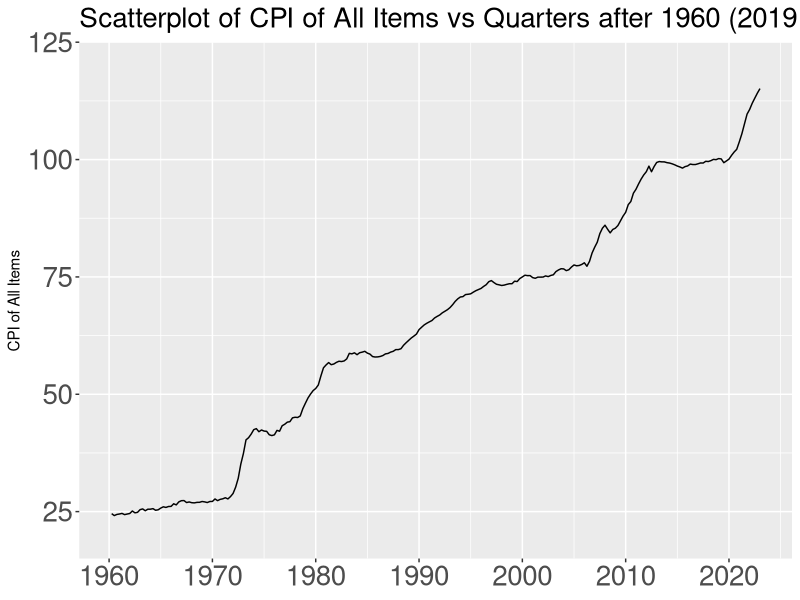
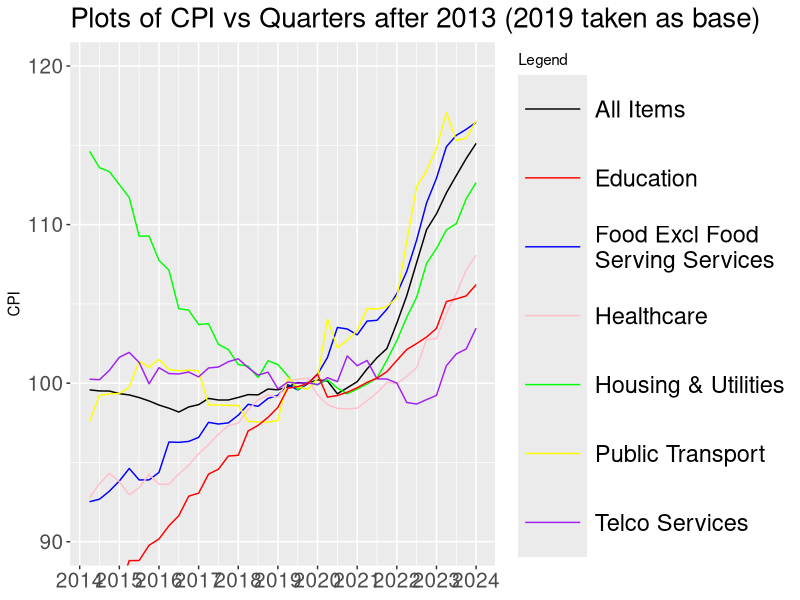
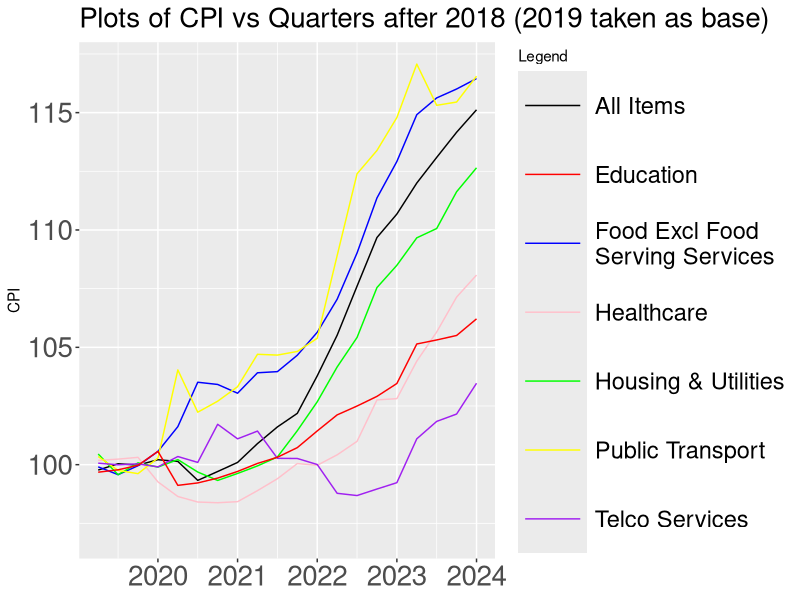
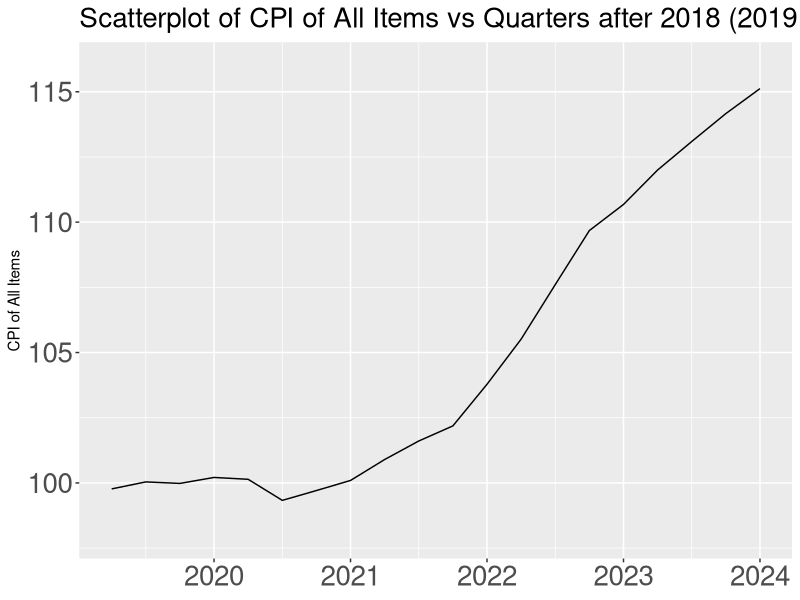
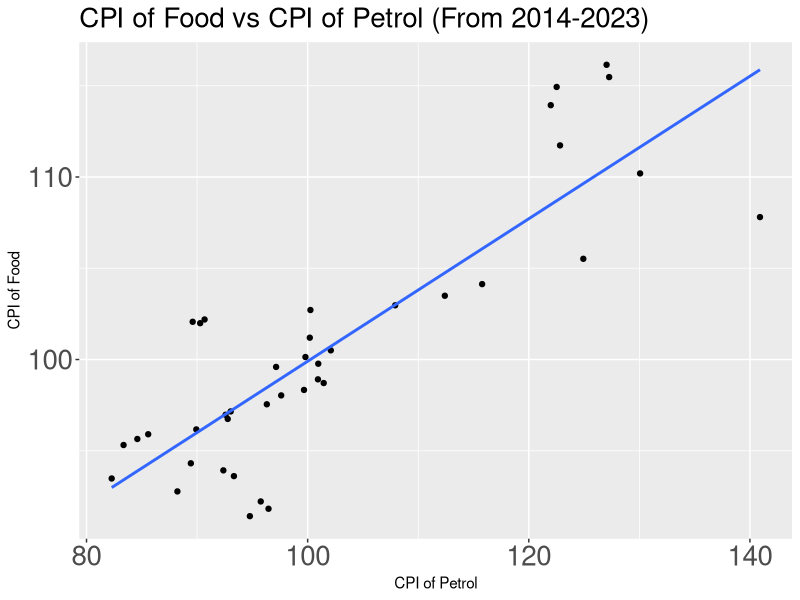
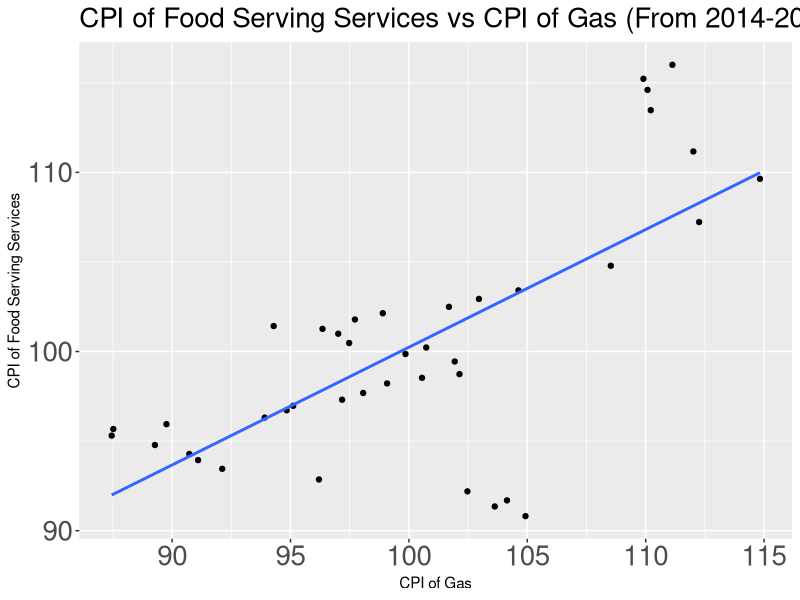
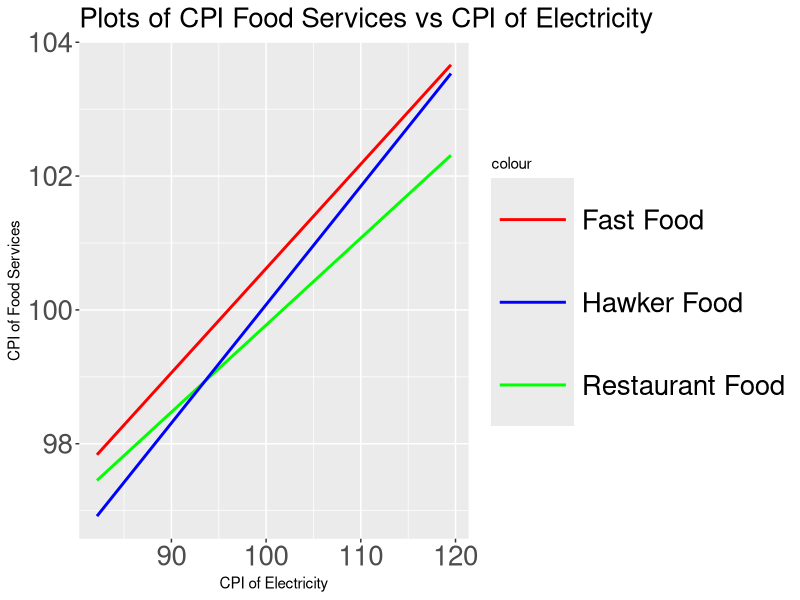
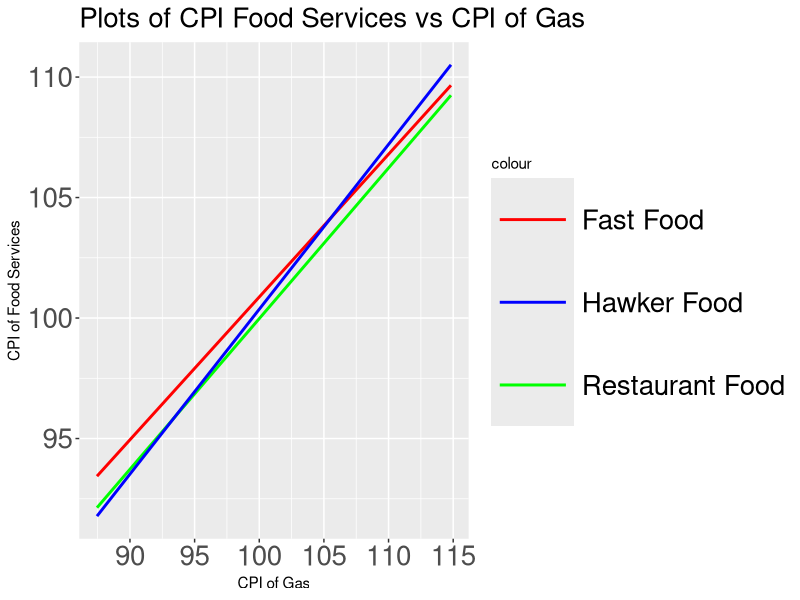

Write R code to recreate these figures, in order.
library(ggplot2)
setwd("/home/marcus/repos/cpi-singapore")
data <- read.csv("ConsumerPriceIndexCPI2019AsBaseYearQuarterly.csv")
#data for CPI of All Items from 1961 to 2023
genData <- as.data.frame(t(data[1, 2:253]))
genData
i = 252
add <- c()
while (i>0) {
  add <- append(add, i)
  i <- i - 1
}
genData$QuartersAfter <- add
colnames(genData)[1] <- 'AllItems'
genData$AllItems <- as.numeric(genData$AllItems)
p1961 <- ggplot(data = genData, mapping = aes (x=QuartersAfter, y=AllItems)) + geom_line() + labs(title='Scatterplot of CPI of All Items vs Quarters after 1960 (2019 taken as base)', x=NULL, y='CPI of All Items') + coord_cartesian(ylim=c(20,120)) + theme(axis.text.x=element_text(size=20), axis.text.y=element_text(size=20), plot.title=element_text(size=20)) +
         scale_x_continuous(breaks=c(0,40,80,120,160,200,240), labels=c("1960", "1970", "1980", "1990", "2000", "2010", "2020"))
print(p1961)

#data for CPI from 2014 to 2023
data2014 <- as.data.frame(t(data[c(1,3,67,84,103,113,130), 2:41]))
data2014
i = 40
add2014 <- c()
while (i>0) {
  add2014 <- append(add2014, i)
  i <- i - 1
}
add2014
data2014$QuartersAfter <- add2014
colnames(data2014)[1] <- 'AllItems'
data2014$AllItems <- as.numeric(data2014$AllItems)
colnames(data2014)[2] <- 'FoodExclServices'
data2014$FoodExclServices <- as.numeric(data2014$FoodExclServices)
colnames(data2014)[3] <- 'HousingUtilities'
data2014$HousingUtilities <- as.numeric(data2014$HousingUtilities)
colnames(data2014)[4] <- 'Healthcare'
data2014$Healthcare <- as.numeric(data2014$Healthcare)
colnames(data2014)[5] <- 'PublicTransport'
data2014$PublicTransport <- as.numeric(data2014$PublicTransport)
colnames(data2014)[6] <- 'TelcoServices'
data2014$TelcoServices <- as.numeric(data2014$TelcoServices)
colnames(data2014)[7] <- 'Education'
data2014$Education <- as.numeric(data2014$Education)
data2014
p2014 <- ggplot(data = data2014, mapping = aes (x=QuartersAfter)) +
        geom_line(aes(y=AllItems, color='All Items')) +
        geom_line(aes(y=FoodExclServices, color='Food Excl Food
Serving Services')) +
        geom_line(aes(y=HousingUtilities, color='Housing & Utilities')) +
        geom_line(aes(y=Healthcare, color='Healthcare')) +
        geom_line(aes(y=PublicTransport, color='Public Transport')) +
        geom_line(aes(y=TelcoServices, color='Telco Services')) +
        geom_line(aes(y=Education, color='Education')) +
        scale_color_manual(values=c("black", "red", "blue", "pink", "green", "yellow", "purple"), name='Legend') +
        labs(title='Plots of CPI vs Quarters after 2013 (2019 taken as base)', x=NULL, y='CPI') + coord_cartesian(ylim=c(90,120)) +
        theme(axis.text.x=element_text(size=15), axis.text.y=element_text(size=15), plot.title=element_text(size=20), legend.text=element_text(size=17)) +
        scale_x_continuous(breaks=c(0,4,8,12,16,20,24,28,32,36,40), labels=c("2014", "2015", "2016", "2017", "2018", "2019", "2020", "2021", "2022", "2023", "2024")) +
        guides(color = guide_legend(override.aes = list(size = 17)))
print(p2014)

#data for CPI from 2019 to 2023
data2019 <- data2014[1:20, 1:7]
i = 20
add2019 <- c()
while (i>0) {
  add2019 <- append(add2019, i)
  i <- i - 1
}
data2019$QuartersAfter <- add2019
data2019
p2019 <- ggplot(data = data2019, mapping = aes (x=QuartersAfter)) +
  geom_line(aes(y=AllItems, color='All Items')) +
  geom_line(aes(y=FoodExclServices, color='Food Excl Food
Serving Services')) +
  geom_line(aes(y=HousingUtilities, color='Housing & Utilities')) +
  geom_line(aes(y=Healthcare, color='Healthcare')) +
  geom_line(aes(y=PublicTransport, color='Public Transport')) +
  geom_line(aes(y=TelcoServices, color='Telco Services')) +
  geom_line(aes(y=Education, color='Education')) +
  scale_color_manual(values=c("black", "red", "blue", "pink", "green", "yellow", "purple"), name='Legend') +
  labs(title='Plots of CPI vs Quarters after 2018 (2019 taken as base)', x=NULL, y='CPI') +
  coord_cartesian(ylim=c(97,117)) +
  theme(axis.text.x=element_text(size=20), axis.text.y=element_text(size=20), plot.title=element_text(size=20), legend.text=element_text(size=17)) +
  scale_x_continuous(breaks=c(0,4,8,12,16,20), labels=c("2019", "2020", "2021", "2022", "2023", "2024")) +
  guides(color = guide_legend(override.aes = list(size = 17)))
print(p2019)
pAll2019 <- ggplot(data = data2019, mapping = aes(x=QuartersAfter, y=AllItems)) + geom_line() + labs(title='Scatterplot of CPI of All Items vs Quarters after 2018 (2019 taken as base)', x=NULL, y='CPI of All Items') + coord_cartesian(ylim=c(98,116)) + theme(axis.text.x=element_text(size=20), axis.text.y=element_text(size=20), plot.title=element_text(size=20)) + scale_x_continuous(breaks=c(0,4,8,12,16,20), labels=c("2019", "2020", "2021", "2022", "2023", "2024"))
print(pAll2019)
#relationship data between gas&electricity and other CPIs
relData <- as.data.frame(t(data[c(2,49,50,51,52,72,73,101,130), 2:41]))
relData
colnames(relData)[1] <- 'Food'
relData$Food <- as.numeric(relData$Food)
colnames(relData)[2] <- 'FoodServingServices'
relData$FoodServingServices <- as.numeric(relData$FoodServingServices)
colnames(relData)[3] <- 'RestaurantFood'
relData$RestaurantFood <- as.numeric(relData$RestaurantFood)
colnames(relData)[4] <- 'FastFood'
relData$FastFood <- as.numeric(relData$FastFood)
colnames(relData)[5] <- 'HawkerFood'
relData$HawkerFood <- as.numeric(relData$HawkerFood)
colnames(relData)[6] <- 'Electricity'
relData$Electricity <- as.numeric(relData$Electricity)
colnames(relData)[7] <- 'Gas'
relData$Gas <- as.numeric(relData$Gas)
colnames(relData)[8] <- 'Petrol'
relData$Petrol <- as.numeric(relData$Petrol)
colnames(relData)[9] <- 'Education'
relData$Education <- as.numeric(relData$Education)
relData
foodvpetrolPlot <- ggplot(data = relData, aes(x=Petrol, y=Food)) + geom_point() + geom_smooth(method='lm', se=FALSE) + labs(title='CPI of Food vs CPI of Petrol (From 2014-2023)', x='CPI of Petrol', y='CPI of Food') + theme(axis.text.x=element_text(size=20), axis.text.y=element_text(size=20), plot.title=element_text(size=20))
print(foodvpetrolPlot)
foodservingvgasPlot <- ggplot(data = relData, aes(x=Gas, y=FoodServingServices)) + geom_point() + geom_smooth(method='lm', se=FALSE) + labs(title='CPI of Food Serving Services vs CPI of Gas (From 2014-2023)', x='CPI of Gas', y='CPI of Food Serving Services') + theme(axis.text.x=element_text(size=20), axis.text.y=element_text(size=20), plot.title=element_text(size=20))
print(foodservingvgasPlot)
difffoodsvelectricityPlot <- ggplot(data=relData, aes(x=Electricity)) +
                    geom_smooth(aes(y=RestaurantFood, color='Restaurant Food'), method='lm', se=FALSE) +
                    geom_smooth(aes(y=FastFood, color='Fast Food'), method='lm', se=FALSE) +
                    geom_smooth(aes(y=HawkerFood, color='Hawker Food'), method='lm', se=FALSE) +
                    scale_color_manual(values=c("red", "blue", "green")) +
  theme(axis.text.x=element_text(size=20), axis.text.y=element_text(size=20), plot.title=element_text(size=20), legend.text=element_text(size=20)) +
  labs(title='Plots of CPI Food Services vs CPI of Electricity', x='CPI of Electricity', y='CPI of Food Services') +
  guides(color = guide_legend(override.aes = list(size = 20)))
print(difffoodsvelectricityPlot)
difffoodsvgasPlot <- ggplot(data=relData, aes(x=Gas)) +
  geom_smooth(aes(y=RestaurantFood, color='Restaurant Food'), method='lm', se=FALSE) +
  geom_smooth(aes(y=FastFood, color='Fast Food'), method='lm', se=FALSE) +
  geom_smooth(aes(y=HawkerFood, color='Hawker Food'), method='lm', se=FALSE) +
  scale_color_manual(values=c("red", "blue", "green")) +
  theme(axis.text.x=element_text(size=20), axis.text.y=element_text(size=20), plot.title=element_text(size=20), legend.text=element_text(size=20)) +
  labs(title='Plots of CPI Food Services vs CPI of Gas', x='CPI of Gas', y='CPI of Food Services') +
  guides(color = guide_legend(override.aes = list(size = 20)))
print(difffoodsvgasPlot)
